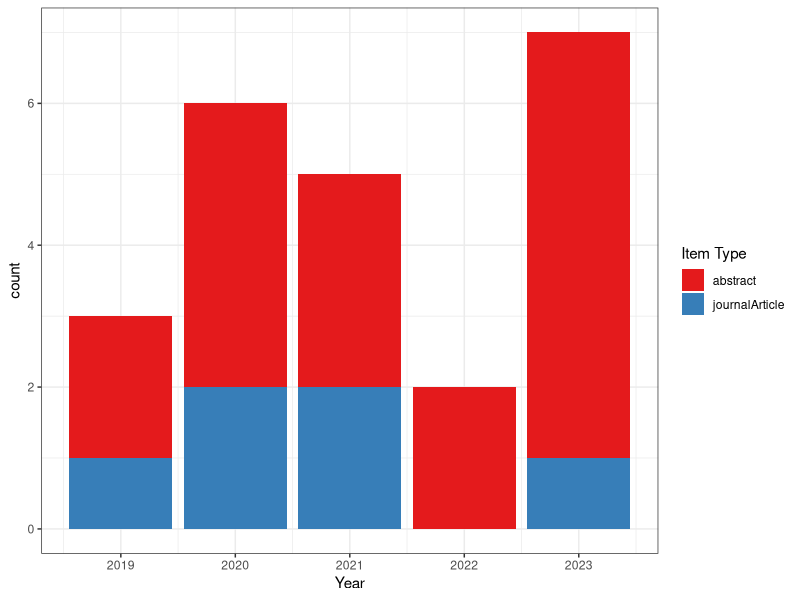
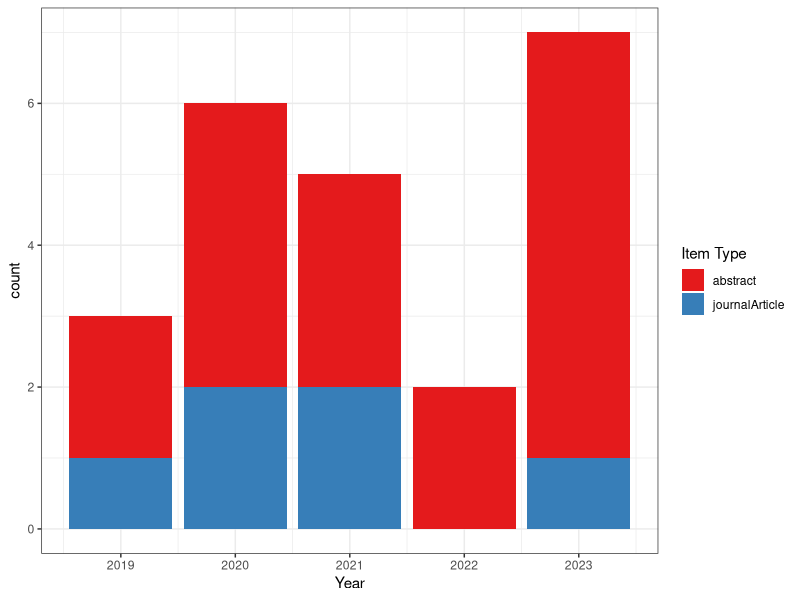

Source code (R) for these figures, in order:
## ---- chunk 1
knitr::opts_chunk$set(echo = TRUE)

library(tidyverse)
## ---- chunk 2
x <- read.csv("../data/2023-09-18_citations.csv") %>%
  filter(grepl("Spakowicz", Author)) %>%
  select(Item.Type, Publication.Year, Title, Publication.Title) %>%
  distinct()
## ---- chunk 3
mod <- 
  x %>%
  mutate(DS_item.type = if_else(Item.Type == "journalArticle",
                                true = "journalArticle",
                                false = "abstract")) %>%
  mutate(DS_item.type = if_else(grepl("^EP08|^PP|^78|^CGE|^Abstract", 
                                      Title),
                                true = "abstract",
                                false = DS_item.type)) %>%
  mutate(DS_item.type = if_else(grepl("^$", Publication.Title),
                                true = "abstract",
                                false = DS_item.type)) %>%
  mutate(DS_item.type = if_else(grepl("The gut microbiome correlates with common geriatric|A Geriatric Assessment", 
                                      Title),
                                true = "abstract",
                                false = DS_item.type)) %>%
  select(-Item.Type) %>%
  rename("item.type" = "DS_item.type") %>%
  arrange(-Publication.Year)
## ---- chunk 4
mod %>%
  ggplot(aes(x = Publication.Year)) +
  geom_bar(stat = "count", aes(fill = item.type)) +
  theme_bw() +
  scale_fill_brewer(palette = "Set1") +
  labs(x = "Year",
       fill = "Item Type")

ggsave("../figures/Presley-Spakowicz_publications.png",
       height = 3, width = 4)
## ---- chunk 5
write.csv(mod, "../data/Presley-Spakowicz_publications.csv",
          row.names = FALSE)
